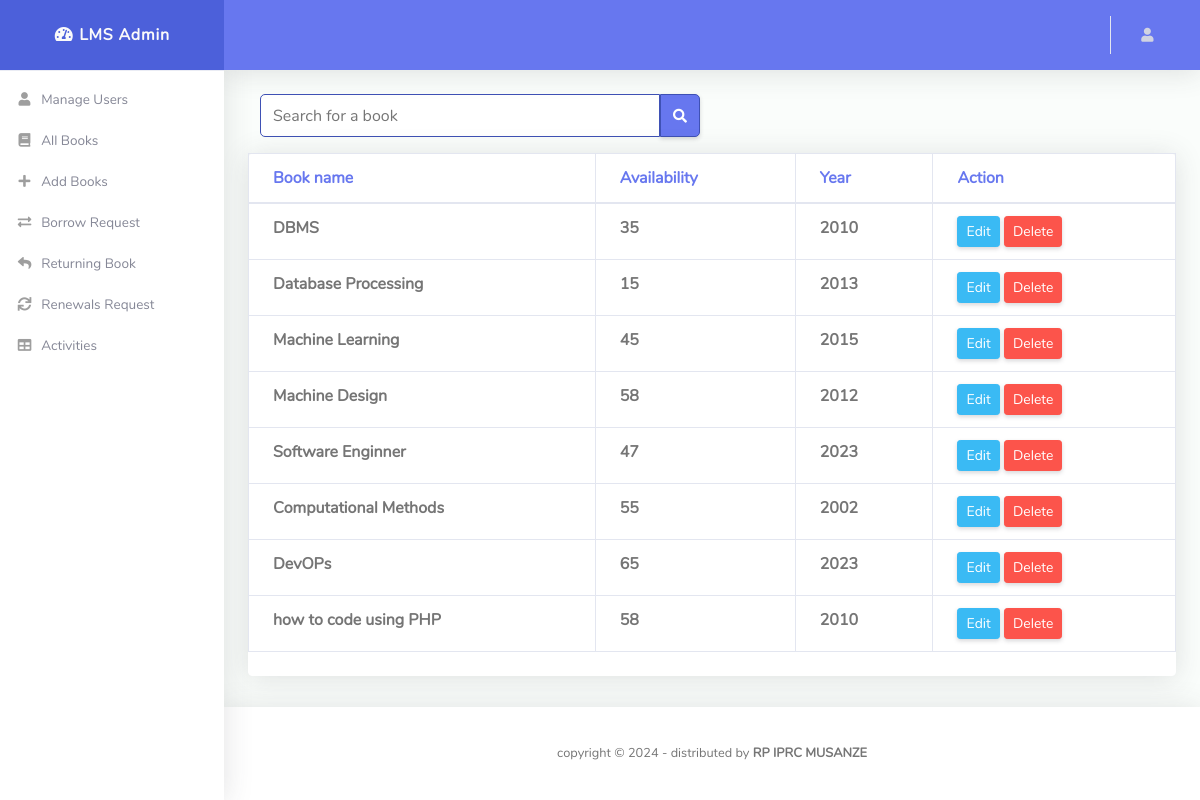
Page /iprcmsz_lms/admin/allbook.php on the committed database.
### tables this page shows
CREATE TABLE `book` (
  `BookId` int(10) NOT NULL,
  `Title` varchar(50) DEFAULT NULL,
  `Publisher` varchar(50) DEFAULT NULL,
  `Year` varchar(50) DEFAULT NULL,
  `Availability` varchar(100) DEFAULT NULL
);

### iprcmsz_lms/admin/allbook.php (the view, shortened to what this page needs)
<!DOCTYPE html>
<html lang="en">
<head>
  <link href="vendor/fontawesome-free/css/all.min.css" rel="stylesheet" type="text/css">
  <link href="vendor/bootstrap/css/bootstrap.min.css" rel="stylesheet" type="text/css">
  <link href="css/ruang-admin.min.css" rel="stylesheet">
</head>
<body id="page-top">
  <div id="wrapper">
    <ul class="navbar-nav sidebar sidebar-light accordion" id="accordionSidebar">
        <a class="sidebar-brand d-flex align-items-center justify-content-center" href="adminDash.php">
        <div class="sidebar-brand-text mx-3">
            <i class="fas fa-fw fa-tachometer-alt"></i> LMS Admin
        </div>
        </a>
        <hr class="sidebar-divider my-0">
        <li class="nav-item">
        <a class="nav-link" href="allusers.php">
            <i class="fas fa-fw fa-user"></i>
            <span>Manage Users</span>
        </a>
        </li>
        <li class="nav-item">
        <a class="nav-link" href="allbook.php">
            <i class="fas fa-fw fa-book"></i>
            <span>All Books</span>
        </a>
        </li>
        <li class="nav-item">
        <a class="nav-link" href="addbook.php">
            <i class="fas fa-fw fa-plus"></i>
            <span>Add Books</span>
        </a>
        </li>
        <li class="nav-item">
        <a class="nav-link" href="borrow_request.php">
            <i class="fas fa-fw fa-exchange-alt"></i>
            <span>Borrow Request</span>
        </a>
        </li>
        <li class="nav-item">
          <a class="nav-link" href="book_return.php">
              <i class="fas fa-fw fa-reply"></i>
              <span>Returning Book</span>
          </a>
        </li>
        <li class="nav-item">
          <a class="nav-link" href="renew_request.php">
              <i class="fas fa-fw fa-sync"></i>
              <span>Renewals Request</span>
          </a>
        </li>
        <li class="nav-item">
          <a class="nav-link" href="activities.php">
              <i class="fas fa-fw fa-table"></i>
              <span>Activities</span>
          </a>
        </li>
        </ul>
    <div id="content-wrapper" class="d-flex flex-column">
      <div id="content">
        <nav class="navbar navbar-expand navbar-light bg-navbar topbar mb-4 static-top">
          <ul class="navbar-nav ml-auto">
            <li class="nav-item dropdown no-arrow">
              <a class="nav-link dropdown-toggle" href="#" id="userDropdown" role="button" data-toggle="dropdown"
                aria-haspopup="true" aria-expanded="false">
                <i class="fas fa-user fa-sm fa-fw mr-2 text-gray-400"></i>
              </a>
            </li>
          </ul>
        </nav>
        <?php
            require('dbconn.php');
                if(isset($_POST['search']))
                    {$searchkey=$_POST['title'];
                        $sql="select * from book where BookId='$searchkey' or Title like '%$searchkey%'";
                    }
                else
                    $sql="select * from book ";
                $result=$conn->query($sql);
                $rowcount=mysqli_num_rows($result);
                if (!($rowcount)) {
                    echo '<div class="container mt-3 mb-3">';
                    echo '<div class="alert alert-warning alert-dismissible fade show" role="alert">';
                    echo '<p><strong><em>Sorry, no book were found.</em></strong></p>';
                    echo '<button type="button" class="close" data-dismiss="alert" aria-label="Close">';
                    echo '<span aria-hidden="true">&times;</span>';
                    echo '</button>';
                    echo '</div>';
                    echo '</div>';
                }
                else
                {
                ?>
        <div class="container-fluid" id="container-wrapper">
        <div class="col-md-6 mt-3 mb-3">
            <form class="custom-search-form" action="" method="post">
                <div class="input-group">
                    <input type="text" name="title" class="form-control custom-search-input" placeholder="Search for a book" style="border-color: #3f51b5; border-radius: 5px 0 0 5px;" required>
                    <button class="btn btn-primary custom-search-btn" name="search" type="submit" style="border-color: #3f51b5; border-radius: 0 5px 5px 0;">
                        <i class="fas fa-search fa-sm"></i>
                    </button>
                </div>
            </form>
        </div>
          <div class="row mb-3">
            <div class="col-xl-12 col-lg-5 ">
              <div class="card">
                <div class="table-responsive">
                <table class="table align-items-center table-bordered">
                    <thead class = "text-primary">
                      <tr>
                        <th>Book name</th>
                        <th>Availability</th>
                        <th>Year</th>
                        <th>Action</th>
                      </tr>
                    </thead>
                    <tbody>
                    <?php
                        while($row=$result->fetch_assoc())
                        {
                            $bookid=$row['BookId'];
                            $Title=$row['Title'];
                            $Year=$row['Year'];
                            $Availability=$row['Availability'];
                        ?>
                            <tr>
                                <td><b><?php echo $Title ?></b></td>
                                <td><b><?php echo $Availability ?></b></td>
                                <td><b><?php echo $Year ?></b></td>
                                <td>
                                    <a href="editbook.php?id=<?php echo $bookid; ?>" class="btn btn-sm btn-info">Edit</a>
                                    <a href="deletebook.php?id=<?php echo $bookid; ?>" class="btn btn-sm btn-danger">Delete</a>
                                </td>
                            </tr>
                        <?php }} ?>
                    </tbody>
                  </table>
                </div>
                <div class="card-footer"></div>
              </div>
            </div>
          </div>
        </div>
      </div>
      <footer class="sticky-footer bg-white">
        <div class="container my-auto py-2">
          <div class="copyright text-center my-auto">
            <span>copyright &copy; <script> document.write(new Date().getFullYear()); </script> - distributed by
              <b>RP IPRC MUSANZE</a></b>
            </span>
          </div>
        </div>
      </footer>
    </div>
  </div>
</body>
</html>

### rows in the picture
book: Title "DBMS", Availability "35", Year "2010"
book: Title "Database Processing", Availability "15", Year "2013"
book: Title "Machine Learning", Availability "45", Year "2015"
book: Title "Machine Design", Availability "58", Year "2012"
book: Title "Software Enginner", Availability "47", Year "2023"
book: Title "Computational Methods", Availability "55", Year "2002"
book: Title "DevOPs", Availability "65", Year "2023"
book: Title "how to code using PHP", Availability "58", Year "2010"
